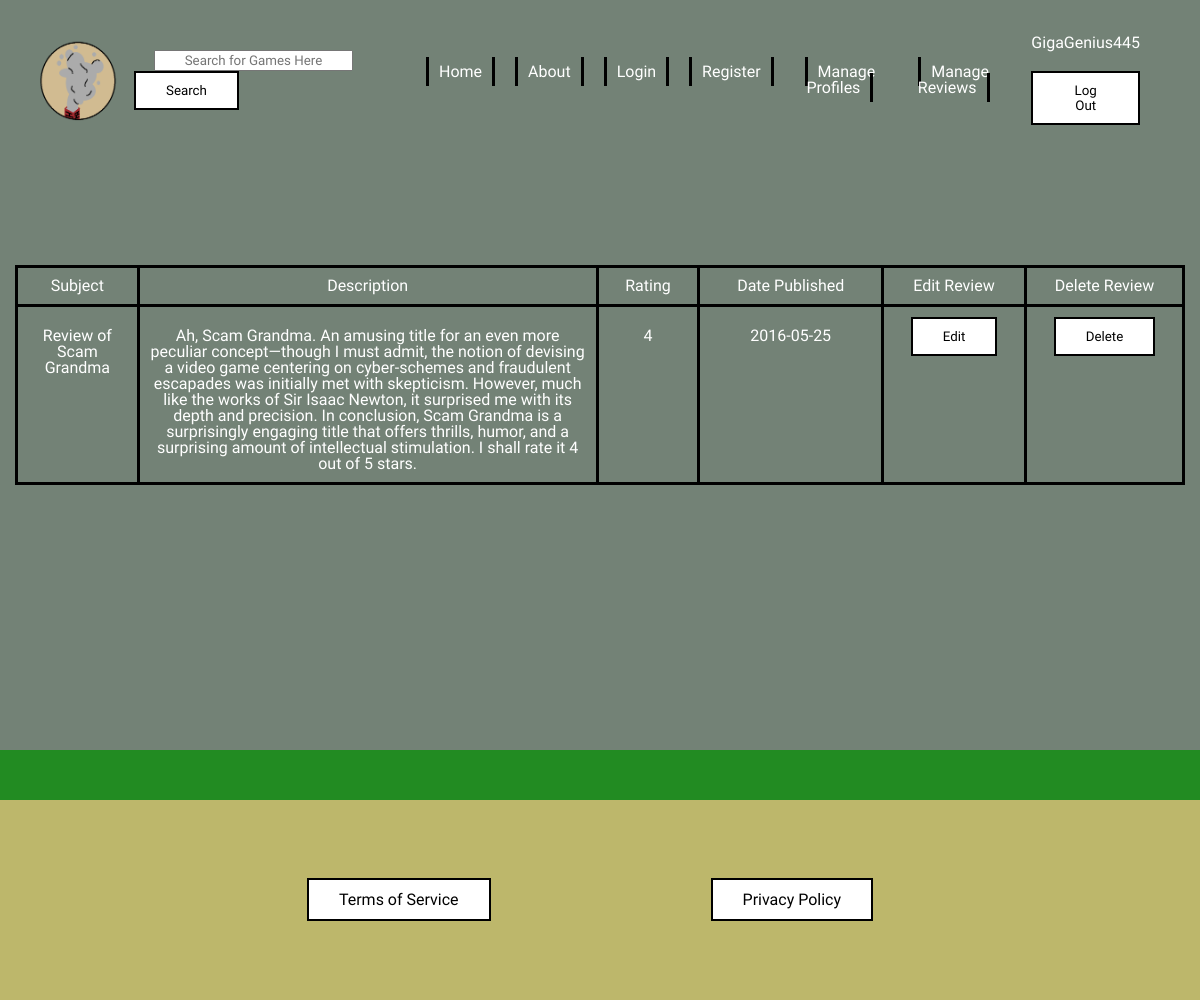
Page /manageReviews.php (signed in) on the committed database.
### tables this page shows
CREATE TABLE reviews (
    reviewId INT NOT NULL AUTO_INCREMENT,
    gameId INT NOT NULL,
    accountId INT NOT NULL,
    subject VARCHAR(100) NOT NULL,
    description VARCHAR(500) NOT NULL,
    rating int NOT NULL,
    reviewDate DATE NOT NULL,
    PRIMARY KEY (reviewId),
    FOREIGN KEY (gameId) REFERENCES games(gameId),
    FOREIGN KEY (accountId) REFERENCES userAccounts(accountId)
);

### includes/php/utilities.php (called while the page is built)
<?php
    class Utilities {
        public function returnData ($query, $connection) {
            $table = $connection->prepare($query);
            $table->execute();
            $tableData = $table->fetchAll();
            return $tableData;
        }
    }
?>

### manageReviews.php (the view, shortened to what this page needs)
<?php
    require('includes/navigation/header.php');
    require_once('includes/php/database.php');
    require_once('includes/php/utilities.php');
    $utilities = new Utilities();
    $accountId = $_SESSION['accountId'];
    $query = "SELECT * FROM reviews WHERE accountId = '$accountId'";
    $reviewData = $utilities->returnData($query, $connection);
    $result = $connection->prepare($query);
    $result->execute();
    $rowCount = $result->rowCount();
?>
<main id="notIndexMain">
        <?php
            if ($rowCount > 0) {
                echo "<table id='allReviewTable'>
                        <thead>
                            <tr>
                                <td> Subject </td>
                                <td> Description </td>
                                <td> Rating </td>
                                <td> Date Published </td>
                                <td> Edit Review </td>
                                <td> Delete Review </td>
                            </tr>
                        </thead>
                        <tbody>";
                foreach ($reviewData as $key=> $row) {
                    $reviewId = $row['reviewId'];
                    $subject = $row['subject'];
                    $description = $row['description'];
                    $rating = $row['rating'];
                    $reviewDate = $row['reviewDate'];
                echo "
                    <tr>
                        <td> $subject </td>
                        <td> $description </td>
                        <td> $rating </td>
                        <td> $reviewDate </td>
                        <td>
                            <form method='POST' action='manageReviews.php'>
                                <input type='hidden' value='$reviewId' name='reviewId'>
                                <input type='submit' value='Edit' name='edit'>
                            </form>
                        </td>
                        <td>
                            <form method='POST' action='manageReviews.php'>
                                <input type='hidden' name='reviewId' value='$reviewId'>
                                <input type='submit' value='Delete' name='delete'>
                            </form>
                        </td>
                    </tr>
                ";
                }
            } else {
                echo "<p> You Have Left no Reviews </p>";
            }
        ?>
        </tbody>
    </table>
</main>
<?php
    require('includes/navigation/footer.php');
?>

### css/styles.css (style rules this page uses)
html { background-color: #738276; }
#notIndexMain { display: flex; align-items: center; justify-content: center; flex-direction: column; padding: 250px 0; }
p, li, td, label, input, button { font-family: Anta; text-align: center; color: white; }
footer nav menu li a, input[type="submit"], input[type="reset"], button[type="submit"], button[type="reset"] { border: 2px solid black; padding: 10px 30px; text-decoration: none; background-color: white; color: black; transition: all 0.3s ease-in-out; }
input { transition: all 0.3s ease-in-out; outline: none; }
fieldset input, fieldset button, form input, form button { color: black }
table { border: 1px black solid; border-collapse: collapse; margin: 15px; }
tr { border: 3px solid black; }
td { border: 3px solid black; }
tr, td { padding: 10px; }
td { text-align: center; }
#allGameTable tbody tr td:nth-child(2), #allReviewTable tbody tr td:nth-child(4) { width: 10%; }
#allReviewTable tbody tr td:nth-child(1), #allReviewTable tbody tr td:nth-child(3), #allReviewTable tbody tr td:nth-child(5) , #allReviewTable tbody tr td:nth-child(6) { width: 5%; }
#allReviewTable tbody tr td:nth-child(2) { width: 25%; }

### rows in the picture
reviews: subject "Review of Scam Grandma", description "Ah, Scam Grandma. An amusing title for an even more peculiar concept—though I must admit, the notion of devising a video game centering on cyber-schemes and fraudulent escapades was initially met with skepticism. However, much like the works of Sir Isaac Newton, it surprised me with its depth and precision. In conclusion, Scam Grandma is a surprisingly engaging title that offers thrills, humor, and a surprising amount of intellectual stimulation. I shall rate it 4 out of 5 stars.", rating "4", reviewDate "2016-05-25"

### other values in the picture
$username "GigaGenius445"
